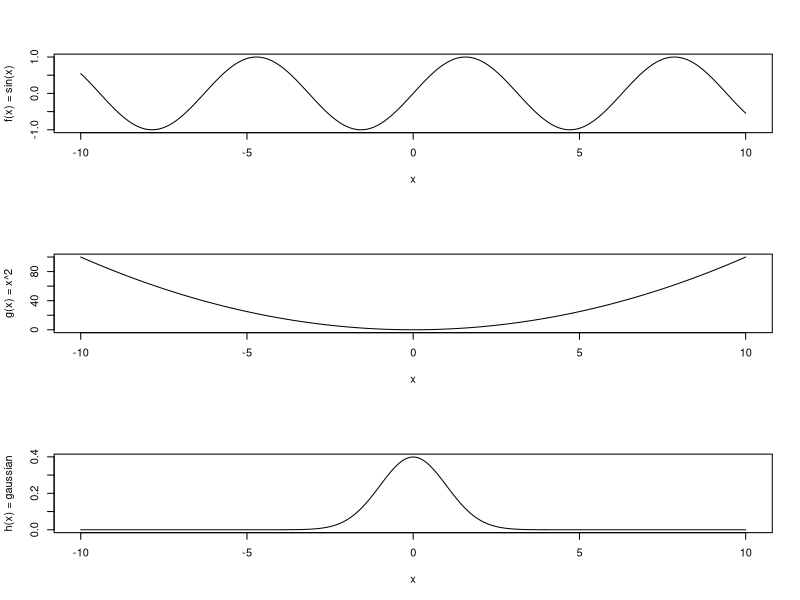
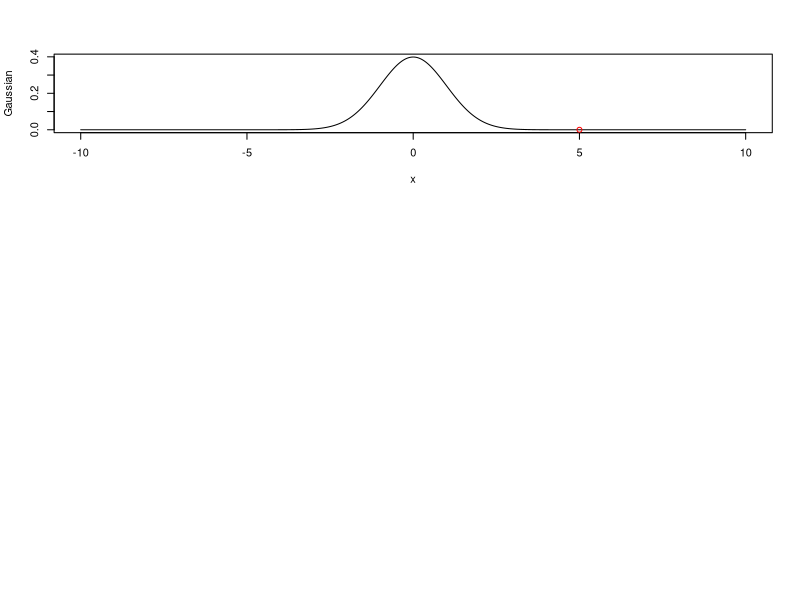

Recreate these plots in R, in order.
rm(list=ls())

# By the end of this set of exercises and examples, we will code up a 
#	Metropolis-Hastings algorithm to carry out our own MCMC.

# We will start by introducing some basic Monte Carlo techniques.

# 1. Monte Carlo sampling to approximate Pi
# 2. Monte Carlo Integration 
# 3. Importance sampling
# 4. Metropolis-Hastings and MCMC

###############
# Example 1: Monte Carlo sampling to approximate Pi 
###############

# From calculus, we know how to evaluate integrals using 
# antiderivatives. You might also be familiar with numerical
# quadrature techniques like the trapezoid rule and Simpson's
# rule that approximate areas under curves with shapes that have
# nice are formulas.

# It looks like this:
# code up example trapezoid/simpsons' rule w/ picture

# Monte Carlo integration works a little bit differently. Let's start
# by approximating the area of a circle to approximate pi.

# Suppose there is a square dart board with a circle inscribed. My dart
# throws are random, so when I launch a dart at the board it lands randomly
# someplace in the square. Sometimes darts will land inside the circle, 
# sometimes they will land outside. 

# If I've chosen my square so that it is 1 meter x 1 meter, then the 
# inscribed circle will have a diamter of 1 meter. Like this:

drawDartboard <- function(){
	# Square with Inscribed Circle in R
	# Set up the plot
	plot(c(-1.2, 1.2), c(-1.2, 1.2), 
	     type = "n", 
	     asp = 1, 
	     xlab = "", 
	     ylab = "", 
	     main = "Square with Inscribed Circle")

	# Define square side length
	side_length <- 1
	half_side <- side_length / 2

	# Draw the square
	# Square vertices: bottom-left, bottom-right, top-right, top-left, back to bottom-left
	square_x <- c(-half_side, half_side, half_side, -half_side, -half_side)
	square_y <- c(-half_side, -half_side, half_side, half_side, -half_side)
	lines(square_x, square_y, col = "blue", lwd = 2)

	# Draw the inscribed circle
	# For a square with side length s, the inscribed circle has radius r = s/2
	radius <- side_length / 2
	theta <- seq(0, 2*pi, length.out = 100)
	circle_x <- radius * cos(theta)
	circle_y <- radius * sin(theta)
	lines(circle_x, circle_y, col = "red", lwd = 2)

	# Add a grid for reference
	grid(col = "lightgray", lty = "dotted")

	# Add legend
	legend("topright", 
	       legend = c("Square", "Inscribed Circle"), 
	       col = c("blue", "red"), 
	       lwd = 2)

	# Optional: Add center point
	points(0, 0, pch = 19, col = "black", cex = 0.8)
} 


# Now, I'm going to throw darts at this target. Because they land randomly,
# the (x,y) coordinates of the darts are each uniformly distributed, like this:

throwDarts <- function(ndarts){

	# randomly choose (x,y) coordinates independently:
	x <- runif(ndarts,min=-0.5, max=0.5)
	y <- runif(ndarts,min=-0.5, max=0.5)
	
	# re-draw the dartboard:	
	drawDartboard()
	
	# add the hit locations to the dartboard:
	points(x,y, pch=4)

	return(list(x=x,y=y))
} 

# Play around with the throwDarts function for different values of ndarts.
# How does this help us evaluate pi? Remember that Area(circle) = pi * radius^2,
# and Area(square) = radius^2 = 1, because we deliberately chose radius=1.

# So, the area of the circle is just pi, and the area of the rectangle is 1.

# Another way of saying this is that pi = Area(circle)/Area(rectangle).

# So what? Well, the darts give us a way to calculate the ratio of areas. 
# Convince yourself that (number of darts inside circle)/(total darts thrown)
# is equal to this ratio of areas.

# Another way of saying this is: the probability a dart lands inside the circle
# is just the ratio of Area(circle)/Area(square).

# Let's modify throwDarts to calculate the fraction of darts falling inside
# the circle:

countDartsInside <- function(ndarts){
	darts <- throwDarts(ndarts)

	x = darts$x
	y = darts$y
	r = sqrt(x^2 + y^2)
	
	numinside = sum(r < 0.5)
	return(numinside/ndarts)
} 

# The area of the circle is pi/4, the area of the square is 1

# So, 4 x (fraction of darts landing inside) = pi (approximately)


calculatePi <- function(ndarts){
	
	ratio = countDartsInside(ndarts)
	pi_approx = 4 * ratio
	
	return(pi_approx)
}


# Optional coding exercise: can you modify the code above
# to color in the darts according to whether they fall inside
# or outside the circle?

# Question: how many darts do you need to throw to approximate pi
# to three significant figures? 

# It seems like this approximation is doing.. ok. Against quadrature
# methods, this will not be nearly as computationally efficient. However,
# it is easy and straightforward to use, and generalizes well to more
# complicated tasks when quadrature methods are not tractable. 

##################
# Exercise 2: Using Monte Carlo to calculate definite integrals
##################

# The same exact trick works for calculating definite integrals, i.e.
# areas under curves. Let's calculate integrals of the following functions
# with limits of integration of a = -5 and b = 5.

#limits of integration:
a <- -5
b <- 5

# functions to integrate:
f <- function(x)sin(x)
g <- function(x) x^2
h <- function(x) 1/sqrt(2*pi) * exp(-x^2/2)

# antiderivatives of these functions (should have +C):
bigf <-function(x) -cos(x) 
G <- function(x) x^3/3
H <- function(x) pnorm(x,mean=0,sd=1)

# So, using the Fundamental Theorem of calculus, part 2, we know our
# definite integrals should evaluate to:

# bigf(5) - bigf)-5) = 0 (also b/c sin(x) is odd)
# G(5) - G(-5) = 250/3 = 83.333..
# H(5) - H(-5) = 0.9999994

# Let's plot these:
xvals <- seq(-10,10,length=1000)
par(mfrow=c(3,1))
plot(xvals, sapply(xvals, f), type='l',xlab='x',ylab='f(x) = sin(x)')
plot(xvals, sapply(xvals, g), type='l',xlab='x',ylab='g(x) = x^2')
plot(xvals, sapply(xvals, h), type='l',xlab='x',ylab='h(x) = gaussian')

# We could inscribe these shapes within rectangles (like with the dartboard 
# example), but the annoying difficulty with that is that our functions 
# have different heights. So, we would need to customize our dartboard 
# in each case. We don't want to do that. Instead, we want to modify our method
# to accomodate any function whatsoever, particularly as we might not always
# be able to "draw" the function conveniently (if it is a function of 1000's of
# variables, for example).

# Instead, we can go back to calculus. At some point in calculus, you were 
# taught "The Mean Value Theorem for Integrals". You may not remember it,
# but I 1000% guarantee that it was taught to you if you took calculus.

# It says this:

# \bar{f} = \frac{1}{b-a} \int_a^b f(x) dx.

# What this means is: each of these curves might go up or down along the
# interval from a to b, but it has an "average" height \bar{f}.

# This average is calculating by evaluating the area under the curve, 
# and then dividing that by the width of your integration interval.

# If f(x) is a constant function, then \int_a^b f dx = (b-a) * f, 
# and \bar{f} = f. Or: if you have a rectangle (the area) and divide
# that area by the width, you get the height. 

# What does this have to do with Monte Carlo integration? Here's how: we 
# are going to re-write the Mean Value Theorem for Integrals:

# \bar{f} = \frac{1}{b-a} \int_a^b f(x) dx
#		 <->
# \int_a^b f(x) dx = (b-a) \bar{f}

# If we could evaluate \bar{f} somehow, then multiplying by (b-a) would
# give us our integral. We can't evaluate \bar{f} exactly, but we can
# certainly approximate it. 

# All we have to do is this: randomly choose x-coordinates between
# a and b, evaluate f(x) at each of those points, and then average those
# values. This will give us a Monte Carlo approximation to the average 
# value of f(x):

ndarts <- 50000
xrands <- runif(ndarts, min=a, max=b)

fbar_approx <- mean( f(xrands) )
gbar_approx <- mean( g(xrands) )
hbar_approx <- mean( h(xrands) )

# Once we have our approximations to the average values of the functions
# (i.e. approximations to the heights), we just multiply those by the 
# widths on the x-axis (b-a) to get our approximation to the integral (i.e.
# the area under the curve):

integral_f <- fbar_approx * (b-a)
integral_g <- gbar_approx * (b-a)
integral_h <- hbar_approx * (b-a)

# Experiment with different values of ndarts to see how the approximations
# change. 

# Exercise:
# Modify the code above to evaluate integrals of the multivariate function
# f(x,y) = sin(x) * cos(y) 


#######################
## Importance sampling
#######################

# The mathematician in you might be annoyed at the crudeness of these 
# approximations. After all, standard numerical quadrature approaches 
# that we learn about in calculus are far more accurate. However, I hope
# you can appreciate the simplicity of this approach. Quadrature methods
# often need to be tailored for particular situations to work optimally.
# The code above can be used with very minor modification to evaluate any
# integral whatsoever.

# This does have one rather extreme drawback, however. Let's return to the 
# Gaussian example in the previous section. Suppose instead I had asked
# you to calculate the definite integral with a=5, b=infinity. 

# Let's plot this just to see what the trouble might be:

plot(xvals, sapply(xvals, h), xlab='x', ylab='Gaussian',
	type='l')
points(x=5, y=0,col='red')

# There are some challenges here. I probably can't use runif anymore 
# because it requires a maximum value that is finite. 

# Now, you might be saying to yourself, "Well, R has the ability to simulate
# variables from a standard normal distribuion, and our h(x) is just the PDF
# of a standard normal distribution. So, I could just simulate a large
# number of standard normal variates, and evaluate the fraction that
# are larger than 5. 

# "Okay," I reply. "Let's do that."

tailsample <- rnorm(1e4)

# While we're at it, let' just go ahead and use pnorm to figure out what the
# true answer really is:

tailprob = 1-pnorm(5)

print(tailprob)

# What proportion of tailsample was greater than 5?
sum(tailsample > 5)/length(tailsample)

# I got zero. Let's just use a larger sample:

tailsample <- rnorm(1e6)
sum(tailsample > 5)/length(tailsample)

# I'm seeing that I usually get 0 or 1 value larger than 5.



